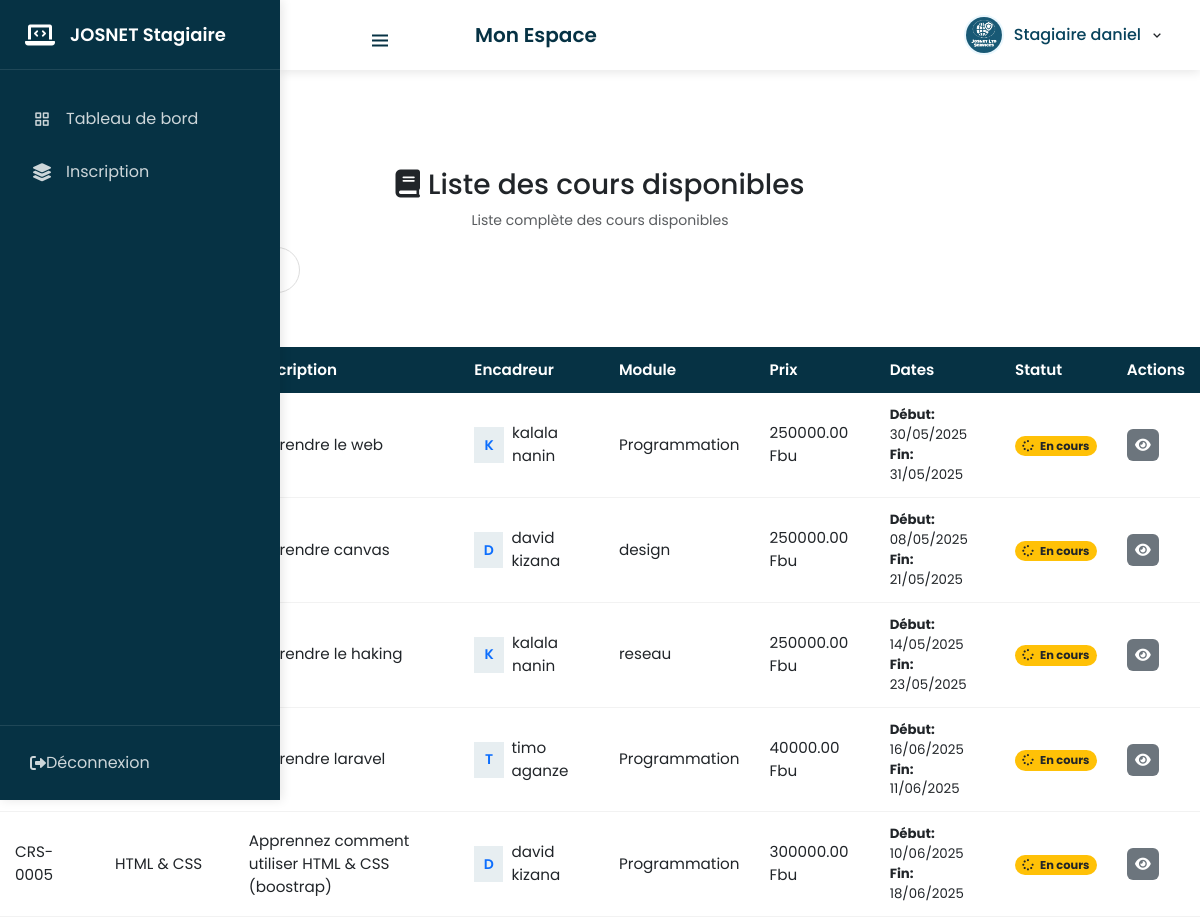
/liste_cours_apprenant/ (signed in), run on the app's committed database.
### inscription/models.py (models this page shows, shortened)
class Cours(models.Model):
    titre = models.CharField(max_length=100)
    description = models.TextField()
    formateur = models.ForeignKey(Formateur, on_delete=models.SET_NULL, null=True, blank=True)
    date_debut = models.DateField()
    date_fin = models.DateField()
    module = models.ForeignKey(Module, on_delete=models.CASCADE)
    price = models.DecimalField(max_digits=10, decimal_places=2,default=0)
    heure = models.FloatField(default=0)
    est_actif = models.BooleanField(default=True)

class Formateur(models.Model):
    user = models.OneToOneField(User,on_delete= models.CASCADE)
    adress = models.CharField(max_length= 20)
    telephone = models.CharField(max_length= 20)
    is_approved = models.BooleanField(default=False)  # Ajout de l'approbation
    statut = models.BooleanField(default=False)
    module = models.ForeignKey('Module', on_delete=models.SET_NULL, null=True, blank=True)

class Module(models.Model):
    nom = models.CharField(max_length=100, unique=True)
    description = models.TextField()

### inscription/views.py (the view)
# urls.py: path('liste_cours_apprenant/', liste_cours_apprenant, name='liste_cours_apprenant'),
@login_required(login_url='login')
def liste_cours_apprenant(request):
    cours = Cours.objects.all()
    return render(request, 'liste_cours_apprenant.html', {'cours': cours})

### inscription/templates/liste_cours_apprenant.html (shortened to what this page needs)
{% extends 'index_apprenant.html' %}
{% load static %}
{% block content %}
<br><br><br><br><br><br><br>
<div class="table-container">
    <div class="table-header text-center">
        <div class="header-content">
            <h3 class="table-title">
                <i class="fas fa-book me-2"></i>Liste des cours disponibles
            </h3>
            <p class="table-subtitle text-muted mb-3">Liste complète des cours disponibles</p>
        </div>
        </div>
    <div class="table-controls mb-4">
        <div class="search-box">
        </div>
        <div class="d-flex gap-2">
            <div class="dropdown">
                <button class="btn btn-secondary dropdown-toggle" type="button" id="exportDropdown" data-bs-toggle="dropdown" aria-expanded="false">
                </button>
            </div>
        </div>
    </div>
    <div class="table-responsive">
        <table class="professional-table">
            <thead>
                <tr>
                    <th width="100">ID</th>
                    <th>Titre</th>
                    <th>Description</th>
                    <th>Encadreur</th>
                    <th>Module</th>
                    <th>Prix</th>
                    <th>Dates</th>
                    <th>Statut</th>
                    <th>Actions</th>
                </tr>
            </thead>
            <tbody>
                {% for cour in cours %}
                <tr data-status="{{ cour.get_status }}">
                    <td>CRS-{{ cour.id|stringformat:"04d" }}</td>
                    <td>{{ cour.titre }}</td>
                    <td>{{ cour.description|truncatechars:50 }}</td>
                    <td>
                        <div class="d-flex align-items-center">
                            <div class="avatar-sm me-2">
                                <span class="avatar-text bg-primary-light text-primary">
                                    {{ cour.formateur.user.username|first|upper }}
                                </span>
                            </div>
                            {{ cour.formateur.user.username }}
                        </div>
                    </td>
                    <td>{{ cour.module.nom }}</td>
                    <td>{{ cour.price }} Fbu</td>
                    <td>
                        <div class="d-flex flex-column">
                            <small><strong>Début:</strong> {{ cour.date_debut|date:"d/m/Y" }}</small>
                            <small><strong>Fin:</strong> {{ cour.date_fin|date:"d/m/Y" }}</small>
                        </div>
                    </td>
                    <td>
                        <span class="badge bg-warning rounded-pill text-dark">
                            <i class="fas fa-spinner me-1"></i> En cours
                        </span>
                    </td>
                    <td>
                        <button class="btn btn-action btn-sm btn-view"
                                data-bs-toggle="modal"
                                data-bs-target="#detailsModal{{ cour.id }}"
                                data-bs-toggle="tooltip"
                                title="Voir les détails">
                            <i class="fas fa-eye"></i>
                        </button>
                    </td>
                </tr>
                {% endfor %}
            </tbody>
        </table>
    </div>
</div>
{% endblock %}

### inscription/templates/navappr.html (shortened to what this page needs)
{% load static %}
<div class="admin-sidebar">
    <a href="{% url 'accueil' %}" class="sidebar-header" style="display: flex; align-items: center; text-decoration: none; color: inherit;">
    <i class="fas fa-laptop-code"></i>
    <span class="logo-name">JOSNET Stagiaire</span>
</a>
    <ul class="sidebar-menu">
        <li class="menu-item">
            <a href="{% url 'dashapprenant' %}">
                <i class="bx bx-grid-alt"></i>
                <span>Tableau de bord</span>
            </a>
        </li>
        <li class="menu-item">
            <a href="{% url 'inscription_cours' %}">
                <i class="fas fa-layer-group"></i>
                <span>Inscription</span>
            </a>
        </li>
    </ul>
    <div class="sidebar-footer">
        <a href="{% url 'login' %}" class="logout-btn">
            <i class="fas fa-sign-out-alt"></i>
            <span>Déconnexion</span>
        </a>
    </div>
</div>
<nav class="admin-topbar">
    <div class="left-section">
        <button class="sidebar-toggle">
            <i class="bx bx-menu"></i>
        </button>
        <h1 class="page-title">Mon Espace</h1>
    </div>
    <div class="right-section">
        <div class="profile-dropdown">
            <img src="{% static 'images/logo.jpg' %}" alt="Apprenant" class="profile-img">
            <span class="admin-name">Stagiaire {{user}}</span>
            <i class="bx bx-chevron-down"></i>
        </div>
    </div>
</nav>

### inscription/static/css/style.css (style rules this page uses)
* { margin: 0; padding: 0; box-sizing: border-box; font-family: "Poppins", sans-serif; }
button { background-color: #185a76; color: white; width: 150px; height: 30px; border: 1px solid #ccc; font-size: 15px; border-radius: 5px; }

### inscription/templates/index_apprenant.html (style rules this page uses)
.professional-table { width: 100%; border-collapse: separate; border-spacing: 0; font-size: 0.95rem; }
.professional-table thead th { background-color: var(--primary-color); color: white; padding: 12px 15px; font-weight: 600; position: sticky; top: 0; }
.professional-table tbody tr { transition: all 0.2s; }
.professional-table tbody td { padding: 12px 15px; border-bottom: 1px solid rgba(0, 0, 0, 0.05); }

### inscription/templates/navappr.html (style rules this page uses)
:root { --primary-color: #063244; --primary-dark: #08435c; --primary-light: #e9f7fe; --sidebar-width: 280px; --topbar-height: 70px; --transition-speed: 0.3s; }
.admin-sidebar { position: fixed; top: 0; left: 0; width: var(--sidebar-width); height: 100vh; background: var(--primary-color); color: white; transition: all var(--transition-speed) ease; z-index: 1000; display: flex; flex-direction: column; box-shadow: 2px 0 10px rgba(0, 0, 0, 0.1); }
.sidebar-header { display: flex; align-items: center; padding: 0 25px; height: var(--topbar-height); border-bottom: 1px solid rgba(255, 255, 255, 0.1); }
.sidebar-header i { font-size: 24px; margin-right: 15px; color: white; }
.logo-name { font-size: 18px; font-weight: 600; color: white; }
.sidebar-menu { flex: 1; overflow-y: auto; padding: 20px 0; margin: 0; list-style: none; }
.menu-item { margin: 5px 15px; }
.menu-item a { display: flex; align-items: center; padding: 12px 15px; color: rgba(255, 255, 255, 0.8); text-decoration: none; border-radius: 6px; transition: all var(--transition-speed) ease; position: relative; }
.menu-item i { font-size: 18px; margin-right: 12px; width: 24px; text-align: center; }
.sidebar-footer { padding: 15px; border-top: 1px solid rgba(255, 255, 255, 0.1); }
.logout-btn { display: flex; align-items: center; padding: 10px 15px; color: rgba(255, 255, 255, 0.8); text-decoration: none; border-radius: 6px; transition: all var(--transition-speed) ease; }
.admin-topbar { position: fixed; top: 0; left: var(--sidebar-width); right: 0; height: var(--topbar-height); background: white; display: flex; align-items: center; justify-content: space-between; padding: 0 25px; box-shadow: 0 2px 10px rgba(0, 0, 0, 0.1); z-index: 999; transition: all var(--transition-speed) ease; }
.left-section { display: flex; align-items: center; }
.sidebar-toggle { background: none; border: none; font-size: 24px; color: var(--primary-color); margin-right: 20px; cursor: pointer; padding: 5px; border-radius: 4px; transition: all var(--transition-speed) ease; }
.page-title { font-size: 20px; font-weight: 600; color: var(--primary-color); margin: 0; }
.right-section { display: flex; align-items: center; }
.profile-dropdown { position: relative; display: flex; align-items: center; cursor: pointer; padding: 5px 10px; border-radius: 25px; transition: all var(--transition-speed) ease; }
.profile-img { width: 40px; height: 40px; border-radius: 50%; object-fit: cover; margin-right: 10px; border: 2px solid var(--primary-light); }
.admin-name { font-weight: 500; color: var(--primary-dark); margin-right: 8px; }

### inscription/templates/liste_cours_apprenant.html (style rules this page uses)
.avatar-sm { width: 36px; height: 36px; border-radius: 50%; display: flex; align-items: center; justify-content: center; font-weight: 600; font-size: 0.875rem; }
.avatar-text { width: 100%; height: 100%; display: flex; align-items: center; justify-content: center; }
.search-box { position: relative; width: 300px; }
.table-subtitle { font-size: 0.875rem; }
.bg-primary-light { background-color: rgba(24, 90, 118, 0.1); }
.btn-action { width: 32px; height: 32px; display: inline-flex; align-items: center; justify-content: center; padding: 0; border-radius: 6px; }
.btn-view { background-color: #6c757d; color: white; }
.professional-table td { vertical-align: middle; }

### data on the page
Cours: description "apprendre le web", formateur.user.username|first "K", formateur.user.username "kalala nanin", module.nom "Programmation", price "250000.00", date_debut "30/05/2025", date_fin "31/05/2025"
Cours: description "apprendre canvas", formateur.user.username|first "D", formateur.user.username "david kizana", module.nom "design", price "250000.00", date_debut "08/05/2025", date_fin "21/05/2025"
Cours: description "apprendre le haking", formateur.user.username|first "K", formateur.user.username "kalala nanin", module.nom "reseau", price "250000.00", date_debut "14/05/2025", date_fin "23/05/2025"
Cours: description "Apprendre laravel", formateur.user.username|first "T", formateur.user.username "timo aganze", module.nom "Programmation", price "40000.00", date_debut "16/06/2025", date_fin "11/06/2025"
Cours: id "0005", titre "HTML & CSS", description "Apprennez comment utiliser HTML & CSS (boostrap)", formateur.user.username|first "D", formateur.user.username "david kizana", module.nom "Programmation", price "300000.00", date_debut "10/06/2025", date_fin "18/06/2025"

### other printed values
{{ user }} "daniel"
